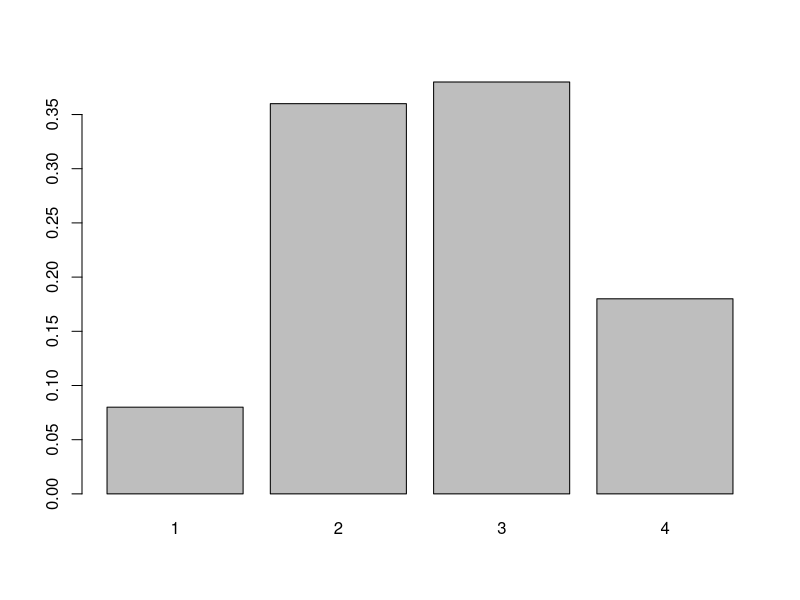

Source code (R):
rm(list = ls())
p<-c(0.1,0.3,0.4,0.2)
genera <- function(n,p) {
  x<-rep(0,100)
  pcum<-cumsum(p)
  for (j in 1:n) {
    U<-runif(1,0,1)
     i<-1
    while (U>pcum[i]) {
      i<-i+1
    }
     x[j]<-i
  }
  return(x)
}
x<-genera(100,p)
n<-1:length(x)
#probabilidad
xx<-table(x)/length(n)
barplot(xx)
#experanza
z<-cumsum(x)/n
z[length(n)]